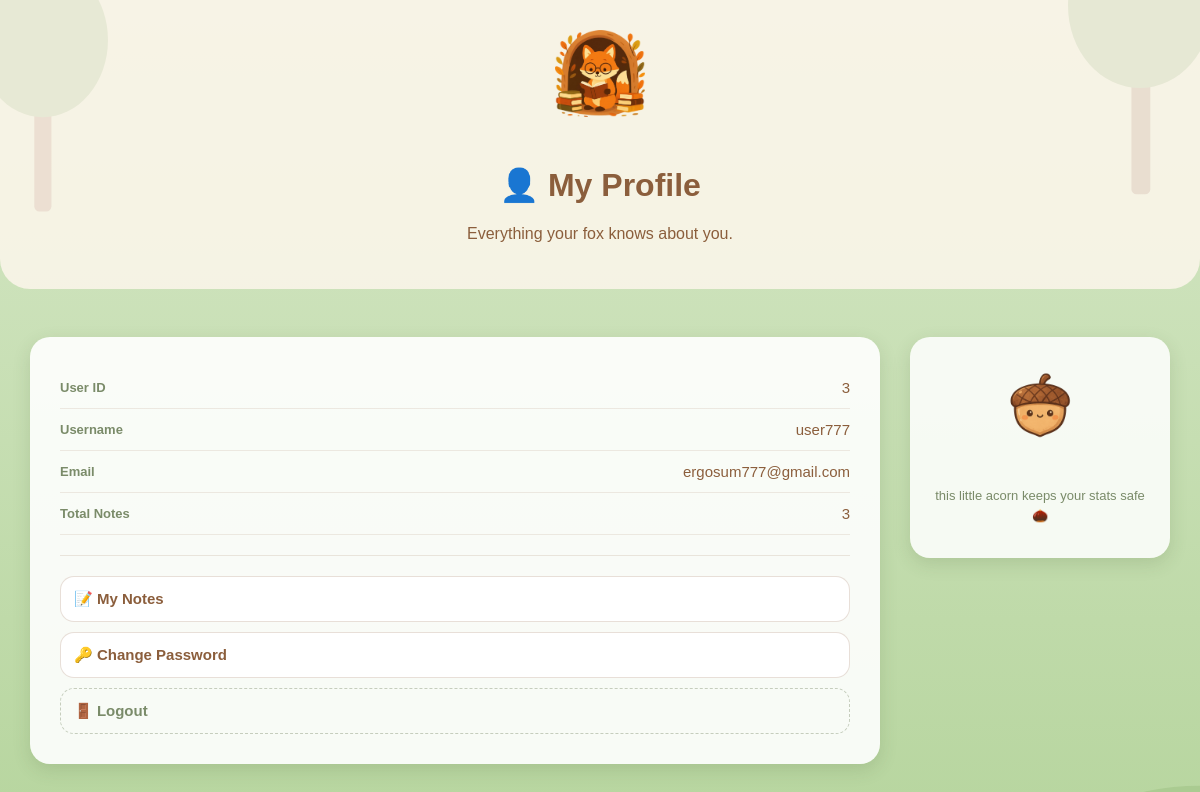
/profile (signed in), run on the app's committed database.
### tables this page shows
CREATE TABLE users(
    id INTEGER PRIMARY KEY AUTOINCREMENT,
    username TEXT NOT NULL,
    email TEXT NOT NULL,
    password TEXT NOT NULL
);

### app.py (the view)
@app.route("/profile")
def profile():
    if "user_id" not in session:
        return redirect("/login")
    conn = sqlite3.connect("database.db")
    cursor = conn.cursor()
    cursor.execute(
        """
        SELECT * FROM users
        WHERE id=?
        """,
        (session["user_id"],)
    )
    user = cursor.fetchone()
    cursor.execute(
        """
        SELECT COUNT(*)
        FROM notes
        WHERE user_id=?
        """,
        (session["user_id"],)
    )
    note_count = cursor.fetchone()[0]
    conn.close()
    return render_template(
        "profile.html",
        user=user,
        note_count=note_count
    )

### templates/profile.html (shortened to what this page needs)
<!DOCTYPE html>
<html>
<head>
    <link rel="stylesheet" href="{{ url_for('static', filename='css/style.css') }}">
</head>
<body class="notes-body">
<div class="hero create-hero">
    <img
    src="{{ url_for('static', filename='images/fox-Reading.png') }}"
    class="fox-reading"
    alt="Reading Fox"/>
    <div>
        <h1>👤 My Profile</h1>
        <p>Everything your fox knows about you.</p>
    </div>
</div>
<br>
<div class="create-layout">
    <div class="create-card">
        <div class="profile-row">
            <span class="profile-label">User ID</span>
            <span class="profile-value">{{ user[0] }}</span>
        </div>
        <div class="profile-row">
            <span class="profile-label">Username</span>
            <span class="profile-value">{{ user[1] }}</span>
        </div>
        <div class="profile-row">
            <span class="profile-label">Email</span>
            <span class="profile-value">{{ user[2] }}</span>
        </div>
        <div class="profile-row">
            <span class="profile-label">Total Notes</span>
            <span class="profile-value">{{ note_count }}</span>
        </div>
        <hr class="profile-divider">
        <div class="profile-links">
            <a href="/notes" class="home-btn">📝 My Notes</a>
            <a href="/change-password" class="home-btn">🔑 Change Password</a>
            <a href="/logout" class="home-btn home-btn-muted">🚪 Logout</a>
        </div>
    </div>
    <div class="create-side">
        <img
        src="{{ url_for('static', filename='images/Acorn.png') }}"
        class="pinecone-buddy"
        alt="Acorn buddy"/>
        <p class="create-tip">this little acorn keeps your stats safe 🌰</p>
    </div>
</div>
</body>
</html>

### static/css/style.css (style rules this page uses)
:root { --cream: #FDF6EC; --terracotta: #D97E5E; --moss: #7A8B69; --brown: #8B5E3C; --dark-bg: #1B2A22; --amber: #F4B860; --white: #E8E8E8; }
body { max-width: 1200px; margin: auto; background-color: var(--cream); color: var(--brown); font-family: Arial, sans-serif; padding: 20px; }
.notes-body { max-width: none; margin: 0; padding: 0; min-height: 100vh; background: linear-gradient(180deg, #D7E8C8 0%, #B8D6A0 100%); position: relative; overflow-x: hidden; font-family: Arial, sans-serif; color: var(--brown); }
.hero { background: rgba(253, 246, 236, 0.85); padding: 30px; border-radius: 0 0 30px 30px; display: flex; align-items: center; gap: 20px; position: relative; z-index: 2; flex-direction: column; justify-content: center; text-align: center; }
.home-btn { display: block; text-decoration: none; background: white; color: var(--brown); border: 1px solid rgba(139, 94, 60, 0.2); border-radius: 14px; padding: 13px; font-size: 15px; font-weight: bold; transition: background 0.2s ease; }
.home-btn-muted { color: var(--moss); border: 1px dashed rgba(122, 139, 105, 0.4); background: transparent; }
.create-hero { justify-content: space-between; }
.create-layout { display: flex; align-items: flex-start; gap: 30px; margin-top: 30px; padding: 0 30px 30px; position: relative; z-index: 2; }
.create-card { flex: 1; background: rgba(255, 255, 255, 0.9); border-radius: 20px; padding: 30px; box-shadow: 0 6px 18px rgba(60, 80, 40, 0.15); }
.create-side { width: 220px; min-width: 220px; background: rgba(255, 255, 255, 0.85); border-radius: 20px; padding: 20px; text-align: center; box-shadow: 0 6px 18px rgba(60, 80, 40, 0.15); }
.pinecone-buddy { width: 100px; height: auto; margin-bottom: 12px; }
.create-tip { font-size: 13px; color: var(--moss); line-height: 1.5; }
.fox-reading { width: 90px; height: auto; }
.profile-row { display: flex; justify-content: space-between; align-items: center; padding: 12px 0; border-bottom: 1px solid rgba(139, 94, 60, 0.12); }
.profile-label { font-size: 13px; font-weight: bold; color: var(--moss); }
.profile-value { font-size: 15px; color: var(--brown); }
.profile-divider { border: none; border-top: 1px solid rgba(139, 94, 60, 0.15); margin: 20px 0; }
.profile-links { display: flex; flex-direction: column; gap: 10px; }
.hero img, .hero .fox, .hero .fox-walking, .hero .fox-reading, .hero .fox-guard { margin: 0 auto 8px; }

### data on the page
users: id "3", username "user777", email "ergosum777@gmail.com"

### other printed values
{{ note_count }} "3"
